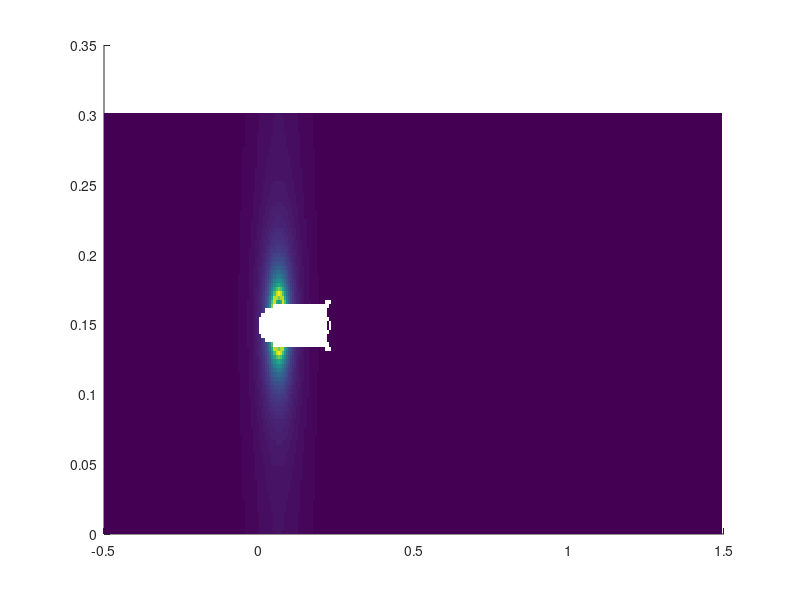

Recreate this plot in MATLAB. (Note: this script raises an error after producing the figure.)
% plot figure 5b c

load('Data_Fig5bc.mat', 'x', 'y', 'x_head', 'ys0', 'xs_opt', 'u_opt', 'v_opt', 'u_fish_mean', 'v_fish_mean'); 
%% vortex sheet parameters
L_fish = 0.035481891661866; % fish body length
D_tunnel = 0.0457; % m; tunnel diameter
L_tunnel = 0.15; % m; tunnel length

L_domain = 2*L_tunnel; % length of fluid domain
D_domain = D_tunnel;

U_swim = 0.156379646024586; % m/s; fish fish swimming speed at lowest flow rate

%% velocity magnitude and error
uv_mag = sqrt(u_opt.^2 + v_opt.^2);
diff_uv = (u_opt - u_fish_mean).^2 +  (v_opt - v_fish_mean).^2;

Ix_mask = isnan(u_fish_mean);
uv_mag(Ix_mask) = nan;
diff_uv(Ix_mask) = nan;
%% plot velocity field

figure(59);
clf;
hold on;
pcolor((x-x_head)/L_tunnel, (y-ys0)/L_tunnel, uv_mag/U_swim);
shading flat
h1=streamslice((x-x_head)/L_tunnel, (y-ys0)/L_tunnel, u_opt/U_swim, v_opt/U_swim, 2, 'arrows');
clr_str = [1,1,1];
set( h1, 'Color', clr_str )
set(h1, 'linewidth', 1)
caxis([0, 0.5]); 

plot((xs_opt-x_head)/L_tunnel, D_domain/(2*L_tunnel), 'kd', 'markerfacecolor', 'k')

plot([-L_tunnel/2, 1.5*L_tunnel]/L_tunnel, [0, 0]/L_tunnel, 'k-' );
plot([-L_tunnel/2, 1.5*L_tunnel]/L_tunnel, [D_domain, D_domain]/L_tunnel, 'k-' );

xlabel('$x/L_t$','Interpreter','latex')
ylabel('$y/L_t$','Interpreter','latex')
colormap('jet');
axis equal
%% plot error
figure(60);
clf;
hold on;
pcolor((x-x_head)/L_tunnel, (y-ys0)/L_tunnel, sqrt(diff_uv)/U_swim);
shading flat
caxis([0, 0.5]); 

plot([-L_tunnel/2, 1.5*L_tunnel]/L_tunnel, [0, 0]/L_tunnel, 'k-' );
plot([-L_tunnel/2, 1.5*L_tunnel]/L_tunnel, [D_domain, D_domain]/L_tunnel, 'k-' );

xlabel('$x/L_t$','Interpreter','latex')
ylabel('$y/L_t$','Interpreter','latex')

axis equal